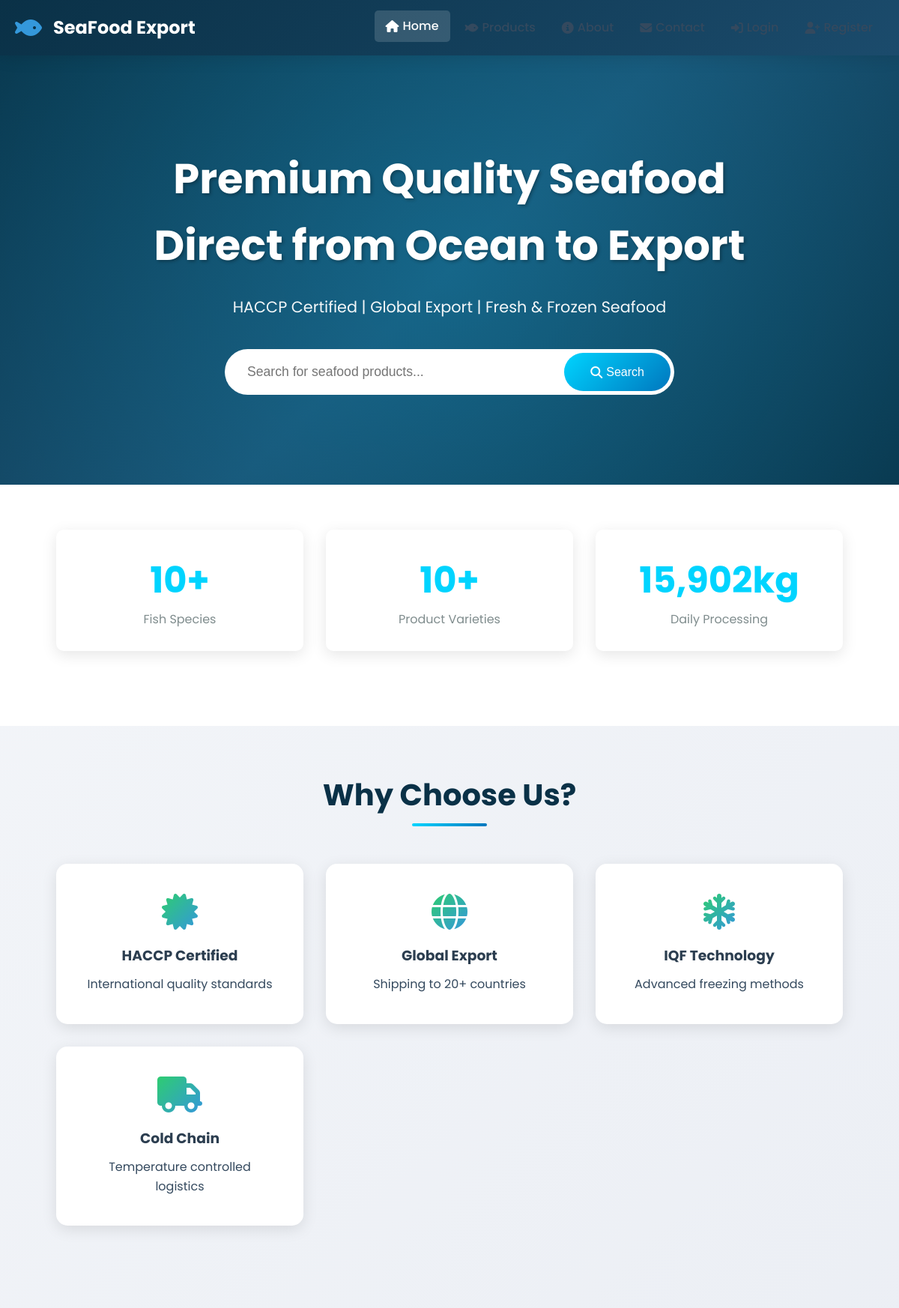
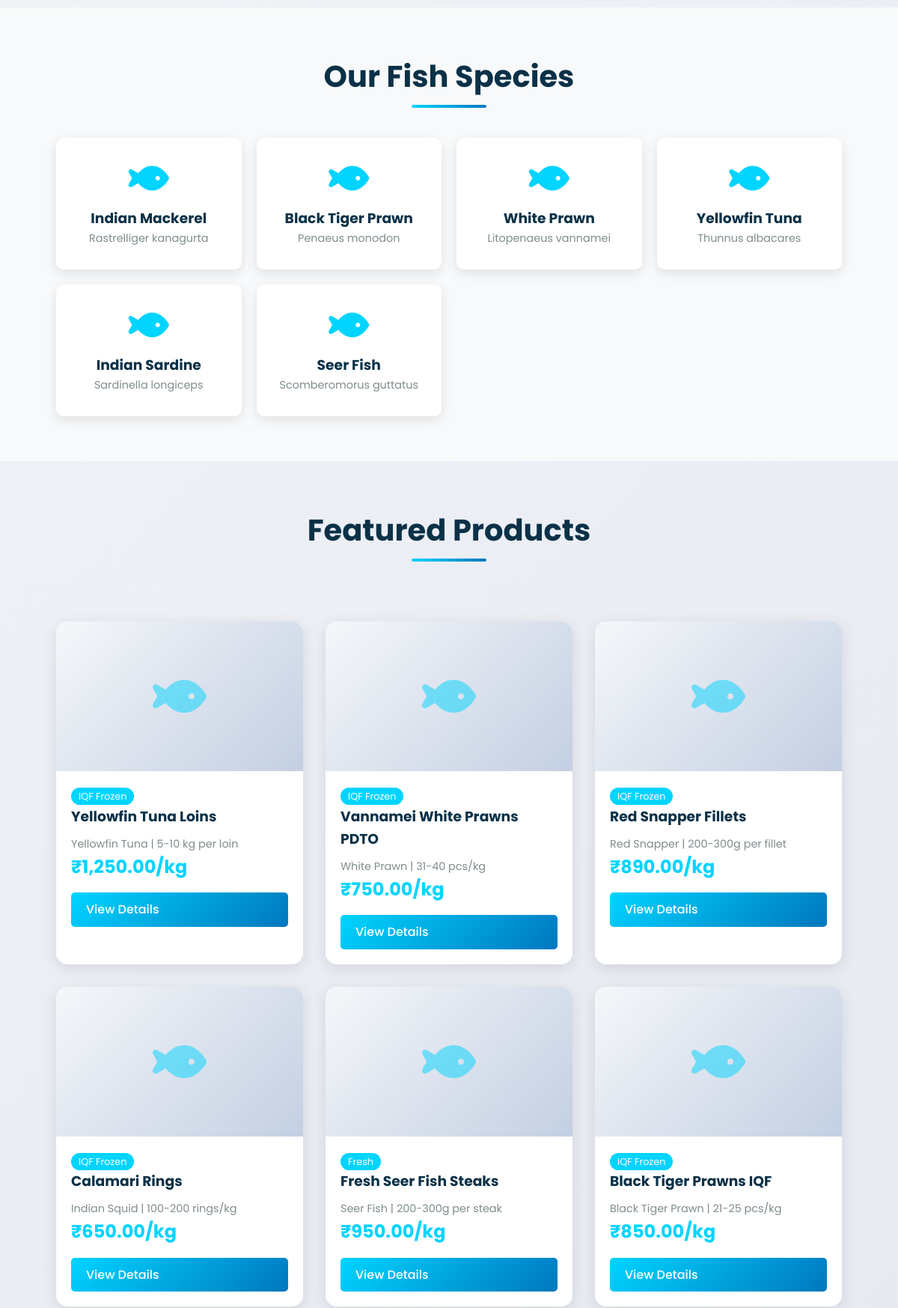
The page / (upper part) on the database its author committed (2 pictures, top to bottom).
### tables this page shows
CREATE TABLE `fish_species` (
  `id` int(11) NOT NULL,
  `name` varchar(100) NOT NULL,
  `scientific_name` varchar(150) DEFAULT NULL,
  `local_name` varchar(100) DEFAULT NULL,
  `description` text DEFAULT NULL,
  `habitat` varchar(100) DEFAULT NULL,
  `season` varchar(100) DEFAULT NULL,
  `image` varchar(255) DEFAULT NULL,
  `status` tinyint(1) DEFAULT 1,
  `created_at` timestamp NOT NULL DEFAULT current_timestamp()
);

CREATE TABLE `products` (
  `id` int(11) NOT NULL,
  `species_id` int(11) DEFAULT NULL,
  `processing_type_id` int(11) DEFAULT NULL,
  `packaging_type_id` int(11) DEFAULT NULL,
  `product_code` varchar(50) NOT NULL,
  `name` varchar(200) NOT NULL,
  `description` text DEFAULT NULL,
  `grade` enum('Premium','A','B','C','Standard') DEFAULT 'Standard',
  `size_range` varchar(50) DEFAULT NULL COMMENT 'e.g., 20-30 pcs/kg',
  `catch_area` varchar(100) DEFAULT NULL,
  `price_per_kg` decimal(10,2) NOT NULL,
  `stock_kg` decimal(10,2) NOT NULL DEFAULT 0.00,
  `minimum_order_kg` decimal(10,2) DEFAULT 10.00,
  `moisture_content` decimal(5,2) DEFAULT NULL,
  `fat_content` decimal(5,2) DEFAULT NULL,
  `protein_content` decimal(5,2) DEFAULT NULL,
  `preservation_method` varchar(100) DEFAULT NULL,
  `certification` text DEFAULT NULL,
  `image` varchar(255) DEFAULT NULL,
  `featured` tinyint(1) DEFAULT 0,
  `status` tinyint(1) DEFAULT 1,
  `created_at` timestamp NOT NULL DEFAULT current_timestamp(),
  `updated_at` timestamp NULL DEFAULT NULL ON UPDATE current_timestamp()
);

CREATE TABLE `processing_types` (
  `id` int(11) NOT NULL,
  `name` varchar(50) NOT NULL,
  `description` text DEFAULT NULL,
  `shelf_life_days` int(11) DEFAULT NULL,
  `storage_temperature` varchar(50) DEFAULT NULL,
  `created_at` timestamp NOT NULL DEFAULT current_timestamp()
);

### index.php (the view, shortened to what this page needs)
<?php
require_once 'includes/header.php';
$featured_query = "SELECT p.*, fs.name as species_name, pt.name as processing_name
                  FROM products p
                  LEFT JOIN fish_species fs ON p.species_id = fs.id
                  LEFT JOIN processing_types pt ON p.processing_type_id = pt.id
                  WHERE p.status = 1 AND p.stock_kg > 0 AND p.featured = 1
                  ORDER BY RAND()
                  LIMIT 8";
$featured_result = mysqli_query($conn, $featured_query);
$species_query = "SELECT * FROM fish_species WHERE status = 1 LIMIT 6";
$species_result = mysqli_query($conn, $species_query);
$stats_query = "SELECT
                COUNT(DISTINCT species_id) as total_species,
                COUNT(*) as total_products,
                SUM(stock_kg) as total_stock
                FROM products WHERE status = 1";
$stats_result = mysqli_query($conn, $stats_query);
$stats = mysqli_fetch_assoc($stats_result);
?>
<section class="hero-section">
    <div class="container" style="max-width: 1200px; margin: 0 auto; padding: 0 20px;">
        <div class="hero-content">
            <h1>Premium Quality Seafood<br>Direct from Ocean to Export</h1>
            <p>HACCP Certified | Global Export | Fresh & Frozen Seafood</p>
            <form action="user/products.php" method="GET" class="search-box">
                <input type="text" name="search" placeholder="Search for seafood products...">
                <button type="submit"><i class="fas fa-search"></i> Search</button>
            </form>
        </div>
    </div>
</section>
<section class="stats-section">
    <div class="container">
        <div class="stats-grid">
            <div class="stat-item">
                <div class="stat-number"><?php echo $stats['total_species']; ?>+</div>
                <div style="color: #7f8c8d;">Fish Species</div>
            </div>
            <div class="stat-item">
                <div class="stat-number"><?php echo $stats['total_products']; ?>+</div>
                <div style="color: #7f8c8d;">Product Varieties</div>
            </div>
            <div class="stat-item">
                <div class="stat-number"><?php echo number_format($stats['total_stock']); ?>kg</div>
                <div style="color: #7f8c8d;">Daily Processing</div>
            </div>
        </div>
    </div>
</section>
<section style="padding: 60px 0;">
    <div class="container">
        <h2 class="section-title">Why Choose Us?</h2>
        <div class="features-grid">
            <div class="feature-card">
                <i class="fas fa-certificate"></i>
                <h3>HACCP Certified</h3>
                <p>International quality standards</p>
            </div>
            <div class="feature-card">
                <i class="fas fa-globe"></i>
                <h3>Global Export</h3>
                <p>Shipping to 20+ countries</p>
            </div>
            <div class="feature-card">
                <i class="fas fa-snowflake"></i>
                <h3>IQF Technology</h3>
                <p>Advanced freezing methods</p>
            </div>
            <div class="feature-card">
                <i class="fas fa-truck"></i>
                <h3>Cold Chain</h3>
                <p>Temperature controlled logistics</p>
            </div>
        </div>
    </div>
</section>
<section style="padding: 60px 0; background: #f8f9fa;">
    <div class="container">
        <h2 class="section-title">Our Fish Species</h2>
        <div style="display: grid; grid-template-columns: repeat(auto-fit, minmax(200px, 1fr)); gap: 20px;">
            <?php while ($species = mysqli_fetch_assoc($species_result)): ?>
                <a href="user/products.php?species=<?php echo $species['id']; ?>" style="text-decoration: none;">
                    <div style="background: white; padding: 30px; border-radius: 10px; text-align: center; box-shadow: 0 5px 15px rgba(0,0,0,0.1); transition: all 0.3s ease;">
                        <i class="fas fa-fish" style="font-size: 3rem; color: #00d4ff; margin-bottom: 15px;"></i>
                        <h3 style="color: #0a3147;"><?php echo $species['name']; ?></h3>
                        <p style="color: #7f8c8d; font-size: 0.9rem;"><?php echo $species['scientific_name']; ?></p>
                    </div>
                </a>
            <?php endwhile; ?>
        </div>
    </div>
</section>
<section style="padding: 60px 0;">
    <div class="container">
        <h2 class="section-title">Featured Products</h2>
        <?php if (mysqli_num_rows($featured_result) > 0): ?>
            <div class="products-grid">
                <?php while ($product = mysqli_fetch_assoc($featured_result)): ?>
                    <div class="product-card">
                        <div class="product-image">
                            <i class="fas fa-fish"></i>
                        </div>
                        <div class="product-info">
                            <span style="background: #00d4ff; color: white; padding: 3px 10px; border-radius: 15px; font-size: 0.8rem;"><?php echo $product['processing_name']; ?></span>
                            <h3><?php echo $product['name']; ?></h3>
                            <p style="color: #7f8c8d; font-size: 0.9rem;"><?php echo $product['species_name']; ?> | <?php echo $product['size_range']; ?></p>
                            <div class="product-price">₹<?php echo number_format($product['price_per_kg'], 2); ?>/kg</div>
                            <div style="display: flex; gap: 10px;">
                                <a href="user/product_detail.php?id=<?php echo $product['id']; ?>" class="btn btn-primary" style="flex: 1;">View Details</a>
                            </div>
                        </div>
                    </div>
                <?php endwhile; ?>
            </div>
        <?php endif; ?>
    </div>
</section>
<?php require_once 'includes/footer.php'; ?>

### assets/css/style.css (style rules this page uses)
* { margin: 0; padding: 0; box-sizing: border-box; }
:root { --primary-color: #2ecc71; --secondary-color: #27ae60; --accent-color: #3498db; --danger-color: #e74c3c; --warning-color: #f39c12; --dark-color: #2c3e50; --light-color: #ecf0f1; --text-color: #34495e; --white: #ffffff; --shadow: 0 2px 10px rgba(0,0,0,0.1); --transition: all 0.3s ease; }
body { font-family: 'Segoe UI', Tahoma, Geneva, Verdana, sans-serif; line-height: 1.6; color: var(--text-color); background: linear-gradient(135deg, #667eea 0%, #764ba2 100%); min-height: 100vh; }
.container { width: 90%; max-width: 1200px; margin: 0 auto; padding: 0 15px; }
.hero-section { background: linear-gradient(135deg, #667eea 0%, #764ba2 100%); color: var(--white); padding: 80px 0; text-align: center; animation: fadeIn 1s ease; }
.hero-content h1 { font-size: 3rem; margin-bottom: 20px; animation: slideInLeft 1s ease; }
.hero-content p { font-size: 1.2rem; margin-bottom: 30px; animation: slideInRight 1s ease; }
.search-box { max-width: 600px; margin: 0 auto; display: flex; gap: 10px; animation: bounceIn 1s ease; }
.search-box input { flex: 1; padding: 15px 20px; border: none; border-radius: 30px; font-size: 1rem; transition: var(--transition); }
.search-box button { padding: 15px 30px; background: var(--primary-color); color: var(--white); border: none; border-radius: 30px; font-size: 1rem; cursor: pointer; transition: var(--transition); display: flex; align-items: center; gap: 5px; }
.section-title { text-align: center; font-size: 2.5rem; color: var(--dark-color); margin-bottom: 50px; position: relative; animation: fadeInUp 1s ease; }
.section-title:after { content: ''; position: absolute; bottom: -10px; left: 50%; transform: translateX(-50%); width: 100px; height: 4px; background: linear-gradient(90deg, var(--primary-color), var(--accent-color)); border-radius: 2px; }
.features-grid { display: grid; grid-template-columns: repeat(auto-fit, minmax(250px, 1fr)); gap: 30px; }
.feature-card { text-align: center; padding: 30px; background: var(--white); border-radius: 10px; box-shadow: var(--shadow); transition: var(--transition); animation: fadeInUp 1s ease; animation-fill-mode: both; }
.feature-card:nth-child(1) { animation-delay: 0.1s; }
.feature-card:nth-child(2) { animation-delay: 0.3s; }
.feature-card:nth-child(3) { animation-delay: 0.5s; }
.feature-card:nth-child(4) { animation-delay: 0.7s; }
.feature-card i { font-size: 3rem; background: linear-gradient(135deg, var(--primary-color), var(--accent-color)); -webkit-background-clip: text; -webkit-text-fill-color: transparent; margin-bottom: 20px; animation: rotate 10s infinite linear; }
.feature-card h3 { color: var(--dark-color); margin-bottom: 10px; }
.products-grid { display: grid; grid-template-columns: repeat(auto-fill, minmax(280px, 1fr)); gap: 30px; padding: 40px 0; }
.product-card { background: var(--white); border-radius: 10px; overflow: hidden; box-shadow: var(--shadow); transition: var(--transition); position: relative; animation: fadeInUp 1s ease; }
.product-image { height: 200px; background: linear-gradient(135deg, #f5f7fa 0%, #c3cfe2 100%); display: flex; align-items: center; justify-content: center; font-size: 4rem; color: var(--primary-color); transition: var(--transition); }
.product-info { padding: 20px; }
.product-info h3 { margin-bottom: 10px; color: var(--dark-color); }
.product-price { font-size: 1.5rem; font-weight: bold; color: var(--primary-color); margin-bottom: 15px; animation: pricePulse 2s infinite; }
.btn { padding: 10px 20px; border: none; border-radius: 5px; cursor: pointer; font-size: 1rem; font-weight: 500; transition: var(--transition); text-decoration: none; display: inline-flex; align-items: center; gap: 5px; }
.btn-primary { background: linear-gradient(135deg, var(--primary-color), var(--secondary-color)); color: var(--white); }
.stats-grid { display: grid; grid-template-columns: repeat(auto-fit, minmax(200px, 1fr)); gap: 20px; margin-bottom: 40px; }

### includes/header.php (style rules this page uses)
* { margin: 0; padding: 0; box-sizing: border-box; }
body { font-family: 'Poppins', sans-serif; background: linear-gradient(135deg, #f5f7fa 0%, #e4e8f0 100%); min-height: 100vh; display: flex; flex-direction: column; }

### rows shown on the page
fish_species: name "Indian Mackerel", scientific_name "Rastrelliger kanagurta"
fish_species: name "Black Tiger Prawn", scientific_name "Penaeus monodon"
fish_species: name "White Prawn", scientific_name "Litopenaeus vannamei"
fish_species: name "Yellowfin Tuna", scientific_name "Thunnus albacares"
fish_species: name "Indian Sardine", scientific_name "Sardinella longiceps"
fish_species: name "Seer Fish", scientific_name "Scomberomorus guttatus"
products: processing_type.name "IQF Frozen", name "Yellowfin Tuna Loins", species.name "Yellowfin Tuna", size_range "5-10 kg per loin", price_per_kg "1,250.00"
products: processing_type.name "IQF Frozen", name "Vannamei White Prawns PDTO", species.name "White Prawn", size_range "31-40 pcs/kg", price_per_kg "750.00"
products: processing_type.name "IQF Frozen", name "Red Snapper Fillets", species.name "Red Snapper", size_range "200-300g per fillet", price_per_kg "890.00"
products: processing_type.name "IQF Frozen", name "Calamari Rings", species.name "Indian Squid", size_range "100-200 rings/kg", price_per_kg "650.00"
products: processing_type.name "Fresh", name "Fresh Seer Fish Steaks", species.name "Seer Fish", size_range "200-300g per steak", price_per_kg "950.00"
products: processing_type.name "IQF Frozen", name "Black Tiger Prawns IQF", species.name "Black Tiger Prawn", size_range "21-25 pcs/kg", price_per_kg "850.00"

### other values the page prints
$stats['total_species'] "10"
$stats['total_products'] "10"
$stats['total_stock'] "15,902"
